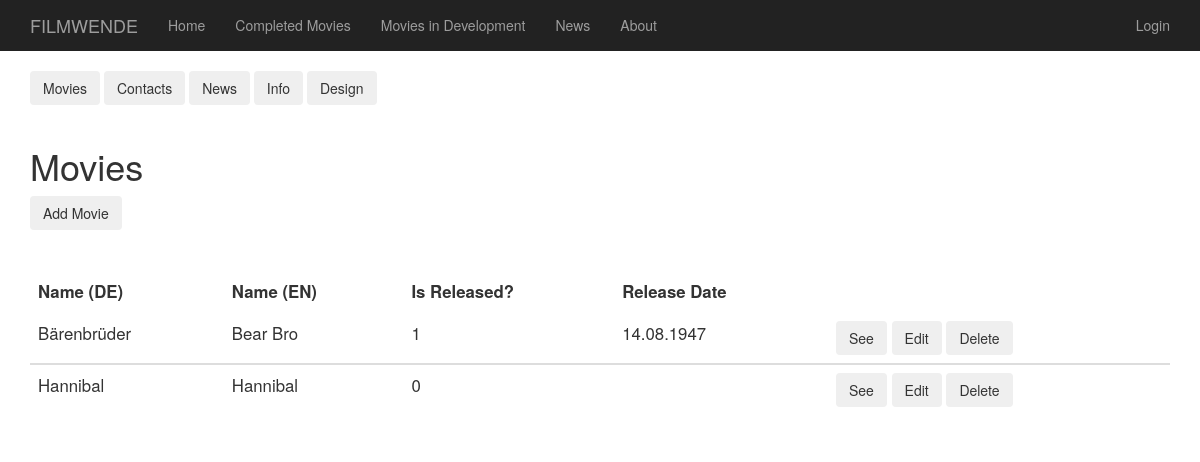
Before: /dashboard_movies with the older database file.
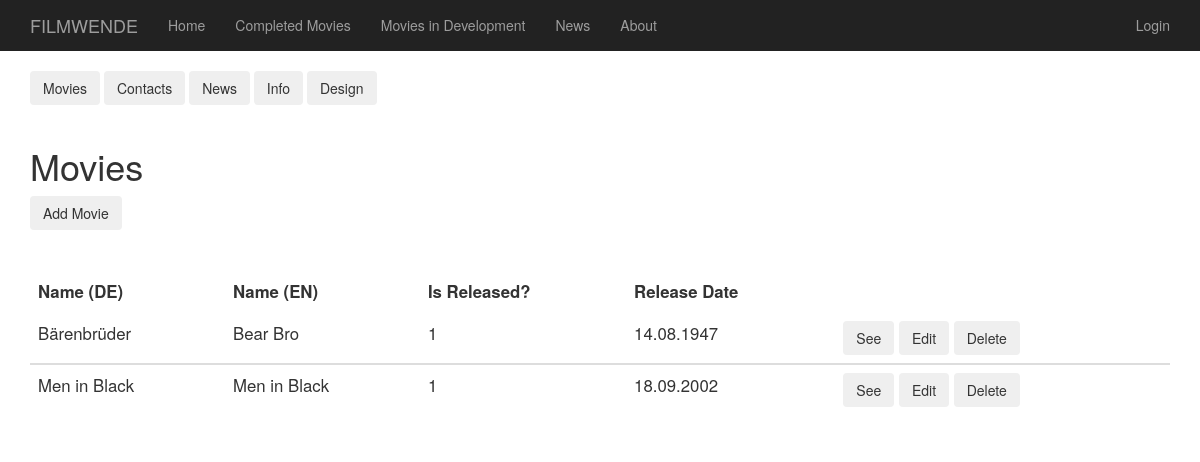
After: the same page with the newer database file.
### app/models.py (models this page shows, shortened)
class Movie(db.Model):
    __tablename__ = "movies"
    id = db.Column(db.Integer, primary_key=True)
    title_DE = db.Column(db.String, unique=True)
    title_EN = db.Column(db.String, unique=True)
    isReleased = db.Column(db.Integer)
    release_date = db.Column(db.String(140))
    format = db.Column(db.String)
    isColored = db.Column(db.Integer)
    language = db.Column(db.String)
    duration = db.Column(db.String)
    synopsis = db.Column(db.String)
    awards = db.Column(db.String)
    screenings = db.Column(db.String)
    supporters = db.Column(db.String)
    directors = db.Column(db.String)
    producers = db.Column(db.String)
    executive_producers = db.Column(db.String)
    editors = db.Column(db.String)
    cinematography = db.Column(db.String)
    sound_recordist = db.Column(db.String)
    sound_mix = db.Column(db.String)
    color = db.Column(db.String)
    image_url = db.Column(db.String)

### app/routes.py (the view)
@login_required
@app.route('/dashboard', methods=['GET', 'POST'])
@app.route ('/dashboard_movies')
def dashboard():
    movies = Movie.query.all()
    return render_template('dashboard_movies.html', movies = movies)

### app/templates/dashboard_movies.html
{% extends "base2.html" %}
{% block content %}
<div class="container">
  {% include '_dashboard.html' %}
  <div class="col"><hr></div>
  <h1>Movies</h1>
  <button type="button" class="btn btn-outline-secondary" onclick ="window.location = '/edit_movie';"> Add Movie</button>
  <div class="col"><hr></div>
  {% if movies | length > 0 %}
  <table class="table">
    <thead>
      <tr>
        <th scope="col">Name (DE)</th>
        <th scope="col">Name (EN)</th>
        <th scope="col">Is Released?</th>
        <th scope="col">Release Date</th>
        <th scope="col"></th>
      </tr>
    </thead>
    {%for movie in movies%}
    <tbody>
      <tr>
        <td>{{movie.title_DE }}</td>
        <td>{{movie.title_EN}}</td>
        <td>{{movie.isReleased}}</td>
        <td>{{movie.release_date}}</td>
        <td>
          <button type="button" class="btn btn-outline-secondary" onclick ="window.location = '/movies/{{movie.title_DE}}';"> See </button>
          <button type="button" class="btn btn-outline-secondary" onclick ="window.location = '/edit_movie?id={{movie.id}}';"> Edit </button>
          <button type="button" class="btn btn-outline-secondary" onclick ="window.location = '/delete_movie?id={{movie.id}}';"> Delete </button>
        </td>
      </tr>
    </tbody>
    {%endfor%}
  </table>
{%else%}
  <i>No movie yet.</i>
{%endif%}
  </div>
{%endblock%}

Changed rows visible on the page:
removed Movie: title_DE "Hannibal", title_EN "Hannibal", isReleased "0"
added Movie: title_DE "Men in Black", title_EN "Men in Black", isReleased "1", release_date "18.09.2002"
